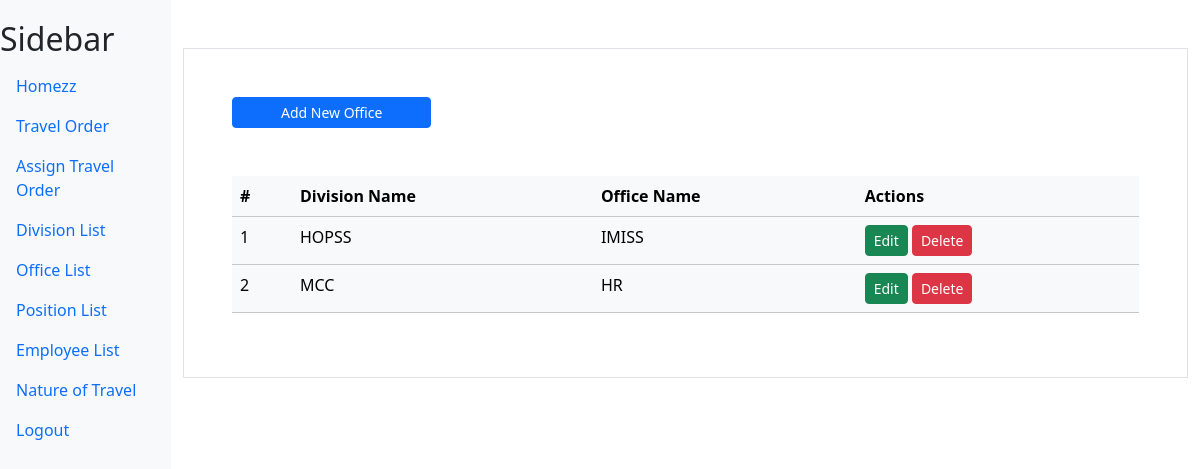
The app's page /office/ (signed in) with its own data.
### myapp/models.py (models this page shows)
class Office(models.Model):
    office_name = models.CharField(max_length=100, verbose_name="Office")
    division = models.ForeignKey(Division,on_delete=models.CASCADE)

class Division(models.Model):
    division_name = models.CharField(max_length=100, verbose_name="Division")

### myapp/views.py (the view, shortened to what this page needs)
# urls.py: path('office/',views.office,name='office'),
@login_required
def office(request):
    division = Division.objects.all()
    office = Office.objects.all()
    context = {"division_list":division,"office_list":office}
    return render(request,'myapp/office.html',context)

### myapp/templates/myapp/office.html (shortened to what this page needs)
{% extends "myapp/base.html" %}
{% block content %}
<div class="container mt-5 p-5 border">
    <div class="">
        <a href="" class="btn btn-primary px-5 btn-sm" data-bs-toggle="modal" data-bs-target="#addModal">Add New Office</a>
    </div>
    <table class="table mt-5 table-light">
        <thead>
            <tr>
                <th scope="col">#</th>
                <th scope="col">Division Name</th>
                <th scope="col">Office Name</th>
                <th scope="col">Actions</th>
            </tr>
        </thead>
        <tbody>
            {% for office in office_list %}
            <tr>
                <td>{{ forloop.counter }}</td>
                <td>{{ office.division.division_name }}</td>
                <td>{{ office.office_name }}</td>
                <td>
                    <a href="" class="btn btn-success btn-sm" data-bs-toggle="modal" data-bs-target="#updateModal_{{ office.id }}">Edit</a>
                    <a href="" class="btn btn-danger btn-sm" data-bs-toggle="modal" data-bs-target="#deleteModal_{{ office.id }}">Delete</a>
                </td>
            </tr>
            {% endfor %}
        </tbody>
    </table>
</div>
{% endblock content %}

### myapp/templates/myapp/base.html (style rules this page uses)
body { display: flex; }

### records on screen
Office: division.division_name "HOPSS", office_name "IMISS"
Office: division.division_name "MCC", office_name "HR"
